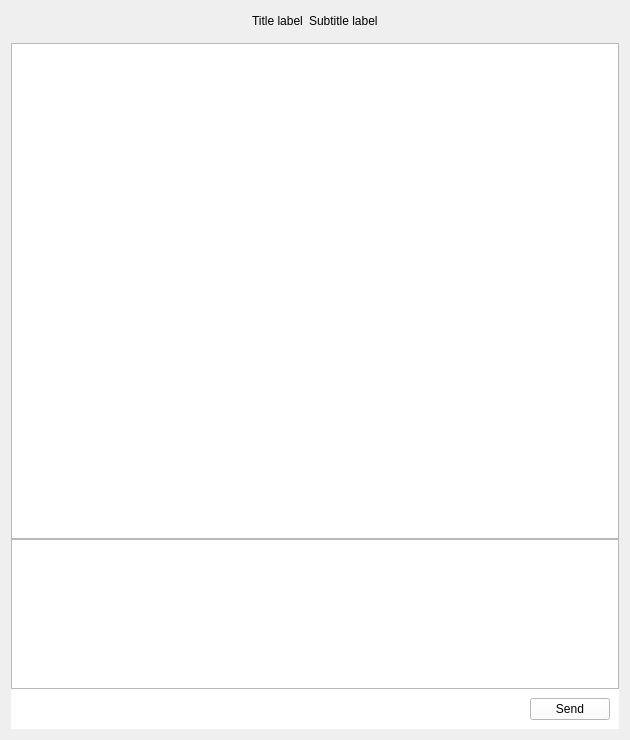
<?xml version="1.0" encoding="UTF-8"?>
<ui version="4.0">
 <class>FriendChatWindow</class>
 <widget class="QWidget" name="FriendChatWindow">
  <property name="geometry">
   <rect>
    <x>0</x>
    <y>0</y>
    <width>630</width>
    <height>740</height>
   </rect>
  </property>
  <property name="windowTitle">
   <string>Form</string>
  </property>
  <layout class="QVBoxLayout" name="verticalLayout_3">
   <item>
    <layout class="QHBoxLayout" name="horizontalLayout">
     <property name="sizeConstraint">
      <enum>QLayout::SetMaximumSize</enum>
     </property>
     <item>
      <spacer name="horizontalSpacer_2">
       <property name="orientation">
        <enum>Qt::Horizontal</enum>
       </property>
       <property name="sizeHint" stdset="0">
        <size>
         <width>40</width>
         <height>20</height>
        </size>
       </property>
      </spacer>
     </item>
     <item>
      <widget class="TitleLabel" name="lb_nickname">
       <property name="sizePolicy">
        <sizepolicy hsizetype="Preferred" vsizetype="Maximum">
         <horstretch>0</horstretch>
         <verstretch>0</verstretch>
        </sizepolicy>
       </property>
       <property name="maximumSize">
        <size>
         <width>16777215</width>
         <height>37</height>
        </size>
       </property>
       <property name="text">
        <string>Title label</string>
       </property>
      </widget>
     </item>
     <item>
      <widget class="SubtitleLabel" name="lb_username">
       <property name="sizePolicy">
        <sizepolicy hsizetype="Preferred" vsizetype="Maximum">
         <horstretch>0</horstretch>
         <verstretch>0</verstretch>
        </sizepolicy>
       </property>
       <property name="maximumSize">
        <size>
         <width>16777215</width>
         <height>37</height>
        </size>
       </property>
       <property name="text">
        <string>Subtitle label</string>
       </property>
      </widget>
     </item>
     <item>
      <spacer name="horizontalSpacer_3">
       <property name="orientation">
        <enum>Qt::Horizontal</enum>
       </property>
       <property name="sizeHint" stdset="0">
        <size>
         <width>40</width>
         <height>20</height>
        </size>
       </property>
      </spacer>
     </item>
    </layout>
   </item>
   <item>
    <widget class="SegmentedToggleToolWidget" name="toolButtons">
     <property name="maximumSize">
      <size>
       <width>16777215</width>
       <height>32</height>
      </size>
     </property>
    </widget>
   </item>
   <item>
    <widget class="QStackedWidget" name="stackedWidget">
     <widget class="QWidget" name="page_chat">
      <layout class="QVBoxLayout" name="verticalLayout_2" stretch="1,0">
       <property name="spacing">
        <number>0</number>
       </property>
       <property name="leftMargin">
        <number>0</number>
       </property>
       <property name="topMargin">
        <number>0</number>
       </property>
       <property name="rightMargin">
        <number>0</number>
       </property>
       <property name="bottomMargin">
        <number>0</number>
       </property>
       <item>
        <layout class="QVBoxLayout" name="verticalLayout" stretch="0,0,0">
         <property name="spacing">
          <number>0</number>
         </property>
         <item>
          <widget class="ListWidget" name="lw_message"/>
         </item>
         <item>
          <widget class="TextEdit" name="te_inputText">
           <property name="maximumSize">
            <size>
             <width>16777215</width>
             <height>150</height>
            </size>
           </property>
          </widget>
         </item>
         <item>
          <widget class="QWidget" name="widget" native="true">
           <property name="styleSheet">
            <string notr="true">background-color : white</string>
           </property>
           <layout class="QHBoxLayout" name="horizontalLayout_2">
            <item>
             <spacer name="horizontalSpacer">
              <property name="orientation">
               <enum>Qt::Horizontal</enum>
              </property>
              <property name="sizeHint" stdset="0">
               <size>
                <width>40</width>
                <height>20</height>
               </size>
              </property>
             </spacer>
            </item>
            <item>
             <widget class="PrimaryPushButton" name="SendButton">
              <property name="sizePolicy">
               <sizepolicy hsizetype="Maximum" vsizetype="Fixed">
                <horstretch>0</horstretch>
                <verstretch>0</verstretch>
               </sizepolicy>
              </property>
              <property name="maximumSize">
               <size>
                <width>80</width>
                <height>16777215</height>
               </size>
              </property>
              <property name="text">
               <string>Send</string>
              </property>
             </widget>
            </item>
           </layout>
          </widget>
         </item>
        </layout>
       </item>
       <item>
        <widget class="HorizontalSeparator" name="separatorLine"/>
       </item>
      </layout>
     </widget>
     <widget class="QWidget" name="page_file"/>
    </widget>
   </item>
  </layout>
 </widget>
 <customwidgets>
  <customwidget>
   <class>PushButton</class>
   <extends>QPushButton</extends>
   <header>qfluentwidgets</header>
  </customwidget>
  <customwidget>
   <class>PrimaryPushButton</class>
   <extends>PushButton</extends>
   <header>qfluentwidgets</header>
  </customwidget>
  <customwidget>
   <class>HorizontalSeparator</class>
   <extends>QWidget</extends>
   <header>qfluentwidgets</header>
  </customwidget>
  <customwidget>
   <class>SubtitleLabel</class>
   <extends>QLabel</extends>
   <header>qfluentwidgets</header>
  </customwidget>
  <customwidget>
   <class>TitleLabel</class>
   <extends>QLabel</extends>
   <header>qfluentwidgets</header>
  </customwidget>
  <customwidget>
   <class>Pivot</class>
   <extends>QWidget</extends>
   <header>qfluentwidgets</header>
  </customwidget>
  <customwidget>
   <class>SegmentedToolWidget</class>
   <extends>Pivot</extends>
   <header>qfluentwidgets</header>
  </customwidget>
  <customwidget>
   <class>SegmentedToggleToolWidget</class>
   <extends>SegmentedToolWidget</extends>
   <header>qfluentwidgets</header>
  </customwidget>
  <customwidget>
   <class>TextEdit</class>
   <extends>QTextEdit</extends>
   <header>qfluentwidgets</header>
  </customwidget>
  <customwidget>
   <class>ListWidget</class>
   <extends>QListWidget</extends>
   <header>qfluentwidgets</header>
  </customwidget>
 </customwidgets>
 <resources/>
 <connections/>
</ui>
